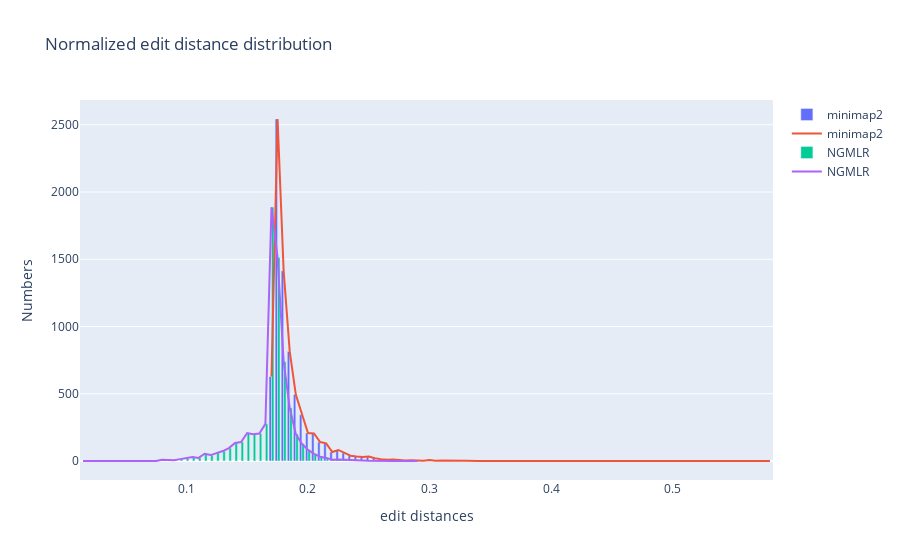

The notebook cell saved with this chart:
### Code cell
edit_distance_compare(ngmlr_above_edit_distance, minimap2_above_edit_distance, raw_edit_distance, hybrid=False)
